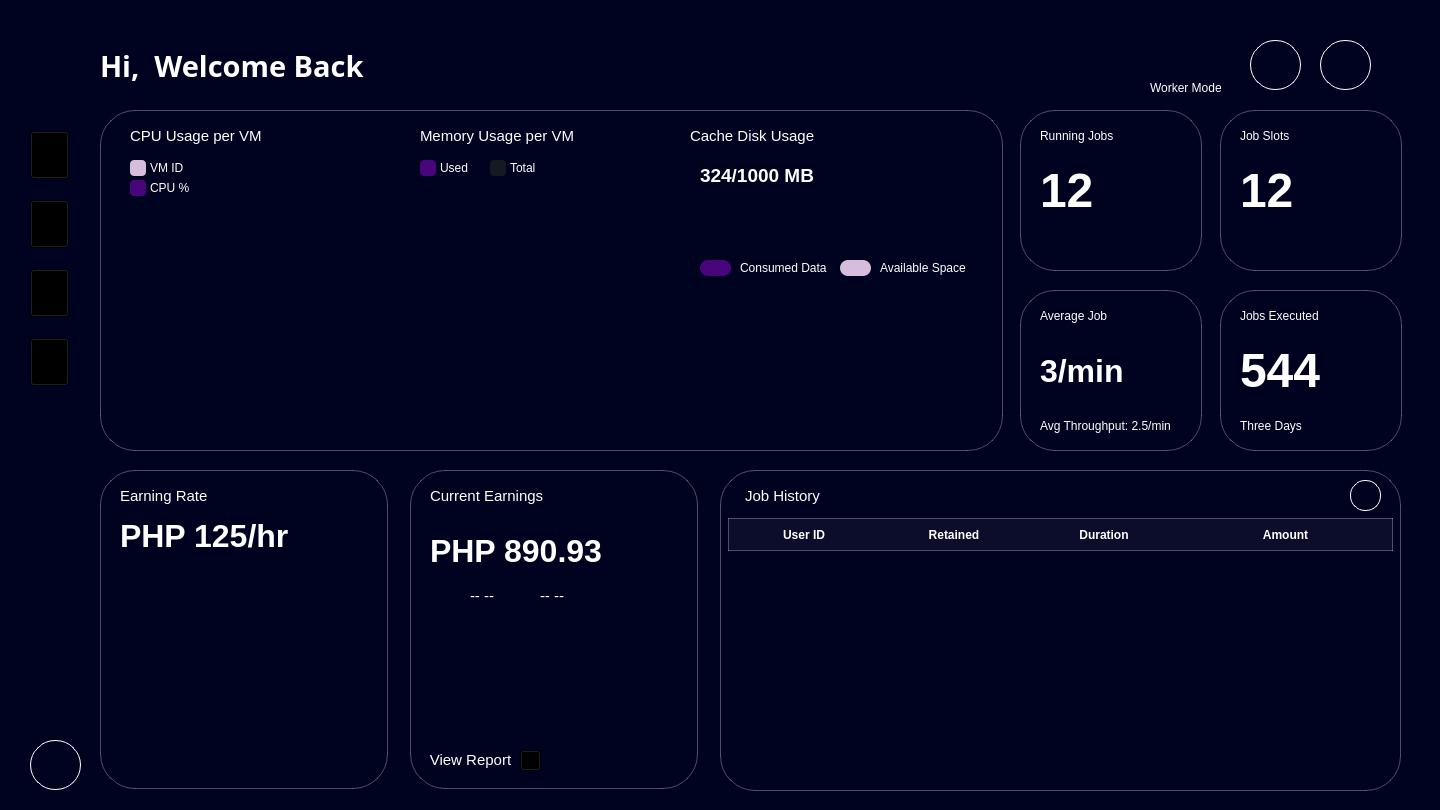
<?xml version="1.0" encoding="UTF-8"?>
<ui version="4.0">
 <class>dashboard_page</class>
 <widget class="QWidget" name="dashboard_page">
  <property name="geometry">
   <rect>
    <x>0</x>
    <y>0</y>
    <width>1440</width>
    <height>810</height>
   </rect>
  </property>
  <property name="minimumSize">
   <size>
    <width>1440</width>
    <height>810</height>
   </size>
  </property>
  <property name="maximumSize">
   <size>
    <width>1440</width>
    <height>810</height>
   </size>
  </property>
  <property name="windowTitle">
   <string>CrowdCloud</string>
   </property>
   <property name="styleSheet">
    <string notr="true">background-color: rgb(0, 3, 31);</string>
   </property>
   <widget class="QWidget" name="horizontalLayoutWidget">
    <property name="geometry">
     <rect>
      <x>0</x>
      <y>0</y>
      <width>2</width>
      <height>2</height>
     </rect>
    </property>
    <layout class="QHBoxLayout" name="horizontalLayout"/>
   </widget>
   <widget class="QLabel" name="logo">
    <property name="geometry">
     <rect>
      <x>30</x>
      <y>40</y>
      <width>52</width>
      <height>41</height>
     </rect>
    </property>
    <property name="autoFillBackground">
     <bool>false</bool>
    </property>
    <property name="styleSheet">
     <string notr="true">background: transparent;</string>
    </property>
    <property name="text">
     <string/>
    </property>
    <property name="pixmap">
     <pixmap>../../../../../../../Downloads/signup1logo.svg</pixmap>
    </property>
   </widget>
   <widget class="QLabel" name="welcome_label">
    <property name="geometry">
     <rect>
      <x>100</x>
      <y>50</y>
      <width>461</width>
      <height>31</height>
     </rect>
    </property>
    <property name="font">
     <font>
      <family>Century Gothic</family>
      <pointsize>22</pointsize>
      <weight>75</weight>
      <bold>true</bold>
     </font>
    </property>
    <property name="styleSheet">
     <string notr="true">background: transparent;
color: white;

</string>
    </property>
    <property name="text">
     <string>Hi,  Welcome Back</string>
    </property>
   </widget>
   <widget class="QLabel" name="cpu_usage">
    <property name="geometry">
     <rect>
      <x>130</x>
      <y>120</y>
      <width>141</width>
      <height>31</height>
     </rect>
    </property>
    <property name="font">
     <font>
      <family>Segoe UI</family>
      <pointsize>11</pointsize>
      <weight>50</weight>
      <bold>false</bold>
     </font>
    </property>
    <property name="styleSheet">
     <string notr="true">color: white;
background: transparent;
</string>
    </property>
    <property name="text">
     <string>CPU Usage per VM</string>
    </property>
   </widget>
   <widget class="QLabel" name="usage_con">
    <property name="geometry">
     <rect>
      <x>100</x>
      <y>110</y>
      <width>903</width>
      <height>341</height>
     </rect>
    </property>
    <property name="styleSheet">
     <string notr="true">QLabel {
	background: transparent;
    border: 1px solid rgba(255, 255, 255, 0.3);
    border-radius: 35px;
    padding: 8px;
    color: white;
    font-family: &quot;Segoe UI&quot;;
    font-size: 13px;
}

QLabel:focus {
    border: 1px solid #7D5FFF;
    box-shadow: 0px 0px 8px #7D5FFF;
}
</string>
    </property>
    <property name="text">
     <string/>
    </property>
   </widget>
   <widget class="QWidget" name="verticalLayoutWidget">
    <property name="geometry">
     <rect>
      <x>30</x>
      <y>110</y>
      <width>43</width>
      <height>301</height>
     </rect>
    </property>
    <layout class="QVBoxLayout" name="verticalLayout">
     <property name="spacing">
      <number>0</number>
     </property>
     <item>
      <widget class="QToolButton" name="dash_bt">
       <property name="sizePolicy">
        <sizepolicy hsizetype="Fixed" vsizetype="Fixed">
         <horstretch>15</horstretch>
         <verstretch>15</verstretch>
        </sizepolicy>
       </property>
       <property name="styleSheet">
        <string notr="true">background: transparent;</string>
       </property>
       <property name="text">
        <string/>
       </property>
       <property name="icon">
        <iconset>
         <normaloff>../../../../../Downloads/dashboard.png</normaloff>../../../../../Downloads/dashboard.png</iconset>
       </property>
       <property name="iconSize">
        <size>
         <width>31</width>
         <height>41</height>
        </size>
       </property>
      </widget>
     </item>
     <item>
      <widget class="QToolButton" name="sys_bt">
       <property name="sizePolicy">
        <sizepolicy hsizetype="Fixed" vsizetype="Fixed">
         <horstretch>15</horstretch>
         <verstretch>15</verstretch>
        </sizepolicy>
       </property>
       <property name="styleSheet">
        <string notr="true">background: transparent;</string>
       </property>
       <property name="text">
        <string/>
       </property>
       <property name="icon">
        <iconset>
         <normaloff>../../../../../Downloads/system.png</normaloff>../../../../../Downloads/system.png</iconset>
       </property>
       <property name="iconSize">
        <size>
         <width>31</width>
         <height>41</height>
        </size>
       </property>
      </widget>
     </item>
     <item>
      <widget class="QToolButton" name="job_bt">
       <property name="sizePolicy">
        <sizepolicy hsizetype="Fixed" vsizetype="Fixed">
         <horstretch>15</horstretch>
         <verstretch>15</verstretch>
        </sizepolicy>
       </property>
       <property name="styleSheet">
        <string notr="true">background: transparent;</string>
       </property>
       <property name="text">
        <string/>
       </property>
       <property name="icon">
        <iconset>
         <normaloff>../../../../../Downloads/jobs.png</normaloff>../../../../../Downloads/jobs.png</iconset>
       </property>
       <property name="iconSize">
        <size>
         <width>31</width>
         <height>41</height>
        </size>
       </property>
      </widget>
     </item>
     <item>
      <widget class="QToolButton" name="earning_bt">
       <property name="sizePolicy">
        <sizepolicy hsizetype="Fixed" vsizetype="Fixed">
         <horstretch>15</horstretch>
         <verstretch>15</verstretch>
        </sizepolicy>
       </property>
       <property name="styleSheet">
        <string notr="true">background: transparent;</string>
       </property>
       <property name="text">
        <string/>
       </property>
       <property name="icon">
        <iconset>
         <normaloff>../../../../../Downloads/earnings.png</normaloff>../../../../../Downloads/earnings.png</iconset>
       </property>
       <property name="iconSize">
        <size>
         <width>31</width>
         <height>41</height>
        </size>
       </property>
      </widget>
     </item>
    </layout>
   </widget>
   <widget class="QToolButton" name="settings_bt">
    <property name="geometry">
     <rect>
      <x>30</x>
      <y>740</y>
      <width>51</width>
      <height>50</height>
     </rect>
    </property>
    <property name="sizePolicy">
     <sizepolicy hsizetype="Fixed" vsizetype="Fixed">
      <horstretch>15</horstretch>
      <verstretch>15</verstretch>
     </sizepolicy>
    </property>
    <property name="styleSheet">
     <string notr="true">QToolButton {
    background: transparent;       /* no fill */
    color: white;                  /* icon/text color */
    border: 1px solid #ffffff;     /* white border */
    border-radius: 25px;           /* make it round (half of width/height) */
    padding: 3px;                  /* space inside */
}
</string>
    </property>
    <property name="text">
     <string/>
    </property>
    <property name="icon">
     <iconset>
      <normaloff>../../../../../Downloads/settings.png</normaloff>../../../../../Downloads/settings.png</iconset>
    </property>
    <property name="iconSize">
     <size>
      <width>35</width>
      <height>35</height>
     </size>
    </property>
   </widget>
   <widget class="QLabel" name="rate_con">
    <property name="geometry">
     <rect>
      <x>100</x>
      <y>470</y>
      <width>288</width>
      <height>319</height>
     </rect>
    </property>
    <property name="styleSheet">
     <string notr="true">QLabel {
	background: transparent;
    border: 1px solid rgba(255, 255, 255, 0.3);
    border-radius: 35px;
    padding: 8px;
    color: white;
    font-family: &quot;Segoe UI&quot;;
    font-size: 13px;
}

QLabel:focus {
    border: 1px solid #7D5FFF;
    box-shadow: 0px 0px 8px #7D5FFF;
}
</string>
    </property>
    <property name="text">
     <string/>
    </property>
   </widget>
   <widget class="QLabel" name="current_con">
    <property name="geometry">
     <rect>
      <x>410</x>
      <y>470</y>
      <width>288</width>
      <height>319</height>
     </rect>
    </property>
    <property name="styleSheet">
     <string notr="true">QLabel {
	background: transparent;
    border: 1px solid rgba(255, 255, 255, 0.3);
    border-radius: 35px;
    padding: 8px;
    color: white;
    font-family: &quot;Segoe UI&quot;;
    font-size: 13px;
}

QLabel:focus {
    border: 1px solid #7D5FFF;
    box-shadow: 0px 0px 8px #7D5FFF;
}
</string>
    </property>
    <property name="text">
     <string/>
    </property>
   </widget>
   <widget class="QLabel" name="run_con">
    <property name="geometry">
     <rect>
      <x>1020</x>
      <y>110</y>
      <width>182</width>
      <height>161</height>
     </rect>
    </property>
    <property name="styleSheet">
     <string notr="true">QLabel {
	background: transparent;
    border: 1px solid rgba(255, 255, 255, 0.3);
    border-radius: 35px;
    padding: 8px;
    color: white;
    font-family: &quot;Segoe UI&quot;;
    font-size: 13px;
}

QLabel:focus {
    border: 1px solid #7D5FFF;
    box-shadow: 0px 0px 8px #7D5FFF;
}
</string>
    </property>
    <property name="text">
     <string/>
    </property>
   </widget>
   <widget class="QLabel" name="avg_con">
    <property name="geometry">
     <rect>
      <x>1020</x>
      <y>290</y>
      <width>182</width>
      <height>161</height>
     </rect>
    </property>
    <property name="styleSheet">
     <string notr="true">QLabel {
	background: transparent;
    border: 1px solid rgba(255, 255, 255, 0.3);
    border-radius: 35px;
    padding: 8px;
    color: white;
    font-family: &quot;Segoe UI&quot;;
    font-size: 13px;
}

QLabel:focus {
    border: 1px solid #7D5FFF;
    box-shadow: 0px 0px 8px #7D5FFF;
}
</string>
    </property>
    <property name="text">
     <string/>
    </property>
   </widget>
   <widget class="QLabel" name="exe_con">
    <property name="geometry">
     <rect>
      <x>1220</x>
      <y>290</y>
      <width>182</width>
      <height>161</height>
     </rect>
    </property>
    <property name="styleSheet">
     <string notr="true">QLabel {
	background: transparent;
    border: 1px solid rgba(255, 255, 255, 0.3);
    border-radius: 35px;
    padding: 8px;
    color: white;
    font-family: &quot;Segoe UI&quot;;
    font-size: 13px;
}

QLabel:focus {
    border: 1px solid #7D5FFF;
    box-shadow: 0px 0px 8px #7D5FFF;
}
</string>
    </property>
    <property name="text">
     <string/>
    </property>
   </widget>
   <widget class="QLabel" name="slots_con">
    <property name="geometry">
     <rect>
      <x>1220</x>
      <y>110</y>
      <width>182</width>
      <height>161</height>
     </rect>
    </property>
    <property name="styleSheet">
     <string notr="true">QLabel {
	background: transparent;
    border: 1px solid rgba(255, 255, 255, 0.3);
    border-radius: 35px;
    padding: 8px;
    color: white;
    font-family: &quot;Segoe UI&quot;;
    font-size: 13px;
}

QLabel:focus {
    border: 1px solid #7D5FFF;
    box-shadow: 0px 0px 8px #7D5FFF;
}
</string>
    </property>
    <property name="text">
     <string/>
    </property>
   </widget>
   <widget class="QLabel" name="memory_usage">
    <property name="geometry">
     <rect>
      <x>420</x>
      <y>120</y>
      <width>171</width>
      <height>31</height>
     </rect>
    </property>
    <property name="font">
     <font>
      <family>Segoe UI</family>
      <pointsize>11</pointsize>
      <weight>50</weight>
      <bold>false</bold>
     </font>
    </property>
    <property name="styleSheet">
     <string notr="true">color: white;
background: transparent;
</string>
    </property>
    <property name="text">
     <string>Memory Usage per VM</string>
    </property>
   </widget>
   <widget class="QLabel" name="cache_usage">
    <property name="geometry">
     <rect>
      <x>690</x>
      <y>120</y>
      <width>141</width>
      <height>31</height>
     </rect>
    </property>
    <property name="font">
     <font>
      <family>Segoe UI</family>
      <pointsize>11</pointsize>
      <weight>50</weight>
      <bold>false</bold>
     </font>
    </property>
    <property name="styleSheet">
     <string notr="true">color: white;
background: transparent;
</string>
    </property>
    <property name="text">
     <string>Cache Disk Usage</string>
    </property>
   </widget>
   <widget class="QLabel" name="earning_rate">
    <property name="geometry">
     <rect>
      <x>120</x>
      <y>480</y>
      <width>101</width>
      <height>31</height>
     </rect>
    </property>
    <property name="font">
     <font>
      <family>Segoe UI</family>
      <pointsize>11</pointsize>
      <weight>50</weight>
      <bold>false</bold>
     </font>
    </property>
    <property name="styleSheet">
     <string notr="true">color: white;
background: transparent;
</string>
    </property>
    <property name="text">
     <string>Earning Rate</string>
    </property>
   </widget>
   <widget class="QLabel" name="current_earnings">
    <property name="geometry">
     <rect>
      <x>430</x>
      <y>480</y>
      <width>141</width>
      <height>31</height>
     </rect>
    </property>
    <property name="font">
     <font>
      <family>Segoe UI</family>
      <pointsize>11</pointsize>
      <weight>50</weight>
      <bold>false</bold>
     </font>
    </property>
    <property name="styleSheet">
     <string notr="true">color: white;
background: transparent;
</string>
    </property>
    <property name="text">
     <string>Current Earnings</string>
    </property>
   </widget>
   <widget class="QLabel" name="avg_job">
    <property name="geometry">
     <rect>
      <x>1040</x>
      <y>300</y>
      <width>81</width>
      <height>31</height>
     </rect>
    </property>
    <property name="font">
     <font>
      <family>Segoe UI</family>
      <pointsize>9</pointsize>
      <weight>50</weight>
      <bold>false</bold>
     </font>
    </property>
    <property name="styleSheet">
     <string notr="true">color: white;
background-color: transparent;
</string>
    </property>
    <property name="text">
     <string>Average Job</string>
    </property>
   </widget>
   <widget class="QLabel" name="jobs_executed">
    <property name="geometry">
     <rect>
      <x>1240</x>
      <y>300</y>
      <width>81</width>
      <height>31</height>
     </rect>
    </property>
    <property name="font">
     <font>
      <family>Segoe UI</family>
      <pointsize>9</pointsize>
      <weight>50</weight>
      <bold>false</bold>
     </font>
    </property>
    <property name="styleSheet">
     <string notr="true">color: white;
background-color: transparent;
</string>
    </property>
    <property name="text">
     <string>Jobs Executed</string>
    </property>
   </widget>
   <widget class="QLabel" name="running_jobs">
    <property name="geometry">
     <rect>
      <x>1040</x>
      <y>120</y>
      <width>81</width>
      <height>31</height>
     </rect>
    </property>
    <property name="font">
     <font>
      <family>Segoe UI</family>
      <pointsize>9</pointsize>
      <weight>50</weight>
      <bold>false</bold>
     </font>
    </property>
    <property name="styleSheet">
     <string notr="true">color: white;
background-color: transparent;
</string>
    </property>
    <property name="text">
     <string>Running Jobs</string>
    </property>
   </widget>
   <widget class="QLabel" name="jobs_slots">
    <property name="geometry">
     <rect>
      <x>1240</x>
      <y>120</y>
      <width>51</width>
      <height>31</height>
     </rect>
    </property>
    <property name="font">
     <font>
      <family>Segoe UI</family>
      <pointsize>9</pointsize>
      <weight>50</weight>
      <bold>false</bold>
     </font>
    </property>
    <property name="styleSheet">
     <string notr="true">color: white;
background-color: transparent;
</string>
    </property>
    <property name="text">
     <string>Job Slots</string>
    </property>
   </widget>
   <widget class="QGraphicsView" name="rate_chart">
    <property name="geometry">
     <rect>
      <x>120</x>
      <y>570</y>
      <width>256</width>
      <height>192</height>
     </rect>
    </property>
    <property name="styleSheet">
     <string notr="true">background: transparent;</string>
    </property>
   </widget>
   <widget class="QWidget" name="cpu_chart" native="true">
    <property name="geometry">
     <rect>
      <x>150</x>
      <y>210</y>
      <width>191</width>
      <height>191</height>
     </rect>
    </property>
    <property name="styleSheet">
     <string notr="true">background: transparent;</string>
    </property>
   </widget>
   <widget class="QWidget" name="mem_chart" native="true">
    <property name="geometry">
     <rect>
      <x>440</x>
      <y>210</y>
      <width>191</width>
      <height>191</height>
     </rect>
    </property>
    <property name="styleSheet">
     <string notr="true">background: transparent;</string>
    </property>
   </widget>
   <widget class="QWidget" name="cache_chart" native="true">
    <property name="geometry">
     <rect>
      <x>700</x>
      <y>210</y>
      <width>251</width>
      <height>31</height>
     </rect>
    </property>
    <property name="styleSheet">
     <string notr="true">background: transparent;</string>
    </property>
   </widget>
   <widget class="QLabel" name="rjobs_label">
    <property name="geometry">
     <rect>
      <x>1040</x>
      <y>160</y>
      <width>61</width>
      <height>61</height>
     </rect>
    </property>
    <property name="font">
     <font>
      <family>Segoe UI</family>
      <pointsize>36</pointsize>
      <weight>75</weight>
      <bold>true</bold>
     </font>
    </property>
    <property name="styleSheet">
     <string notr="true">color: white;
background-color: transparent;
</string>
    </property>
    <property name="text">
     <string>12</string>
    </property>
   </widget>
   <widget class="QLabel" name="jslots_label">
    <property name="geometry">
     <rect>
      <x>1240</x>
      <y>160</y>
      <width>61</width>
      <height>61</height>
     </rect>
    </property>
    <property name="font">
     <font>
      <family>Segoe UI</family>
      <pointsize>36</pointsize>
      <weight>75</weight>
      <bold>true</bold>
     </font>
    </property>
    <property name="styleSheet">
     <string notr="true">color: white;
background-color: transparent;
</string>
    </property>
    <property name="text">
     <string>12</string>
    </property>
   </widget>
   <widget class="QLabel" name="jexe_label">
    <property name="geometry">
     <rect>
      <x>1240</x>
      <y>340</y>
      <width>101</width>
      <height>61</height>
     </rect>
    </property>
    <property name="font">
     <font>
      <family>Segoe UI</family>
      <pointsize>36</pointsize>
      <weight>75</weight>
      <bold>true</bold>
     </font>
    </property>
    <property name="styleSheet">
     <string notr="true">color: white;
background-color: transparent;
</string>
    </property>
    <property name="text">
     <string>544</string>
    </property>
   </widget>
   <widget class="QLabel" name="ajob_label">
    <property name="geometry">
     <rect>
      <x>1040</x>
      <y>340</y>
      <width>141</width>
      <height>61</height>
     </rect>
    </property>
    <property name="font">
     <font>
      <family>Segoe UI</family>
      <pointsize>24</pointsize>
      <weight>75</weight>
      <bold>true</bold>
     </font>
    </property>
    <property name="styleSheet">
     <string notr="true">color: white;
background-color: transparent;
</string>
    </property>
    <property name="text">
     <string>3/min</string>
    </property>
   </widget>
   <widget class="QLabel" name="avgtp_label">
    <property name="geometry">
     <rect>
      <x>1040</x>
      <y>410</y>
      <width>141</width>
      <height>31</height>
     </rect>
    </property>
    <property name="font">
     <font>
      <family>Segoe UI</family>
      <pointsize>9</pointsize>
      <weight>50</weight>
      <bold>false</bold>
     </font>
    </property>
    <property name="styleSheet">
     <string notr="true">color: white;
background-color: transparent;
</string>
    </property>
    <property name="text">
     <string>Avg Throughput: 2.5/min</string>
    </property>
   </widget>
   <widget class="QLabel" name="exet_label">
    <property name="geometry">
     <rect>
      <x>1240</x>
      <y>410</y>
      <width>81</width>
      <height>31</height>
     </rect>
    </property>
    <property name="font">
     <font>
      <family>Segoe UI</family>
      <pointsize>9</pointsize>
      <weight>50</weight>
      <bold>false</bold>
     </font>
    </property>
    <property name="styleSheet">
     <string notr="true">color: white;
background-color: transparent;
</string>
    </property>
    <property name="text">
     <string>Three Days</string>
    </property>
   </widget>
   <widget class="QLabel" name="current_label">
    <property name="geometry">
     <rect>
      <x>430</x>
      <y>520</y>
      <width>171</width>
      <height>61</height>
     </rect>
    </property>
    <property name="font">
     <font>
      <family>Segoe UI</family>
      <pointsize>24</pointsize>
      <weight>75</weight>
      <bold>true</bold>
     </font>
    </property>
    <property name="styleSheet">
     <string notr="true">color: white;
background: transparent;
</string>
    </property>
    <property name="text">
     <string>PHP 890.93</string>
    </property>
   </widget>
   <widget class="QToolButton" name="prof_button">
    <property name="geometry">
     <rect>
      <x>1320</x>
      <y>40</y>
      <width>51</width>
      <height>50</height>
     </rect>
    </property>
    <property name="sizePolicy">
     <sizepolicy hsizetype="Fixed" vsizetype="Fixed">
      <horstretch>15</horstretch>
      <verstretch>15</verstretch>
     </sizepolicy>
    </property>
    <property name="styleSheet">
     <string notr="true">QToolButton {
    background: transparent;       /* no fill */
    color: white;                  /* icon/text color */
    border: 1px solid #ffffff;     /* white border */
    border-radius: 25px;           /* make it round (half of width/height) */
    padding: 3px;                  /* space inside */
}
</string>
    </property>
    <property name="text">
     <string/>
    </property>
    <property name="icon">
     <iconset>
      <normaloff>../../../../../Downloads/Profile.png</normaloff>../../../../../Downloads/Profile.png</iconset>
    </property>
    <property name="iconSize">
     <size>
      <width>35</width>
      <height>35</height>
     </size>
    </property>
   </widget>
   <widget class="QToolButton" name="notif_button">
    <property name="geometry">
     <rect>
      <x>1250</x>
      <y>40</y>
      <width>51</width>
      <height>50</height>
     </rect>
    </property>
    <property name="sizePolicy">
     <sizepolicy hsizetype="Fixed" vsizetype="Fixed">
      <horstretch>15</horstretch>
      <verstretch>15</verstretch>
     </sizepolicy>
    </property>
    <property name="styleSheet">
     <string notr="true">QToolButton {
    background: transparent;       /* no fill */
    color: white;                  /* icon/text color */
    border: 1px solid #ffffff;     /* white border */
    border-radius: 25px;           /* make it round (half of width/height) */
    padding: 3px;                  /* space inside */
}
</string>
    </property>
    <property name="text">
     <string/>
    </property>
    <property name="icon">
     <iconset>
      <normaloff>../../../../../Downloads/CC Desktop UI (14)/Login/Communication/Notification.png</normaloff>../../../../../Downloads/CC Desktop UI (14)/Login/Communication/Notification.png</iconset>
    </property>
    <property name="iconSize">
     <size>
      <width>35</width>
      <height>35</height>
     </size>
    </property>
   </widget>
   <widget class="QLabel" name="inc_label">
    <property name="geometry">
     <rect>
      <x>470</x>
      <y>580</y>
      <width>31</width>
      <height>31</height>
     </rect>
    </property>
    <property name="font">
     <font>
      <family>Segoe UI</family>
      <pointsize>11</pointsize>
      <weight>50</weight>
      <bold>false</bold>
     </font>
    </property>
    <property name="styleSheet">
     <string notr="true">color: white;
background: transparent;
</string>
    </property>
    <property name="text">
     <string>-- --</string>
    </property>
   </widget>
   <widget class="QWidget" name="inc_wid" native="true">
    <property name="geometry">
     <rect>
      <x>440</x>
      <y>590</y>
      <width>21</width>
      <height>21</height>
     </rect>
    </property>
    <property name="styleSheet">
     <string notr="true">background: transparent;</string>
    </property>
   </widget>
   <widget class="QLabel" name="currentp_label">
    <property name="geometry">
     <rect>
      <x>540</x>
      <y>580</y>
      <width>61</width>
      <height>31</height>
     </rect>
    </property>
    <property name="font">
     <font>
      <family>Segoe UI</family>
      <pointsize>11</pointsize>
      <weight>50</weight>
      <bold>false</bold>
     </font>
    </property>
    <property name="styleSheet">
     <string notr="true">color: white;
background: transparent;
</string>
    </property>
    <property name="text">
     <string>-- --</string>
    </property>
   </widget>
   <widget class="QLabel" name="rate_label">
    <property name="geometry">
     <rect>
      <x>120</x>
      <y>520</y>
      <width>201</width>
      <height>31</height>
     </rect>
    </property>
    <property name="font">
     <font>
      <family>Segoe UI</family>
      <pointsize>24</pointsize>
      <weight>75</weight>
      <bold>true</bold>
     </font>
    </property>
    <property name="styleSheet">
     <string notr="true">color: white;
background: transparent;
</string>
    </property>
    <property name="text">
     <string>PHP 125/hr</string>
    </property>
   </widget>
   <widget class="QWidget" name="hist_con" native="true">
    <property name="geometry">
     <rect>
      <x>720</x>
      <y>470</y>
      <width>681</width>
      <height>321</height>
     </rect>
    </property>
    <property name="styleSheet">
     <string notr="true">background: transparent;
border: 1px solid rgba(255, 255, 255, 0.3);
border-radius: 35px;
</string>
    </property>
    <widget class="QTableWidget" name="hist_table">
     <property name="geometry">
      <rect>
       <x>0</x>
       <y>40</y>
       <width>681</width>
       <height>281</height>
      </rect>
     </property>
     <property name="styleSheet">
      <string notr="true">QTableWidget {
    background: transparent; /* translucent background */
    border: transparent;
    border-radius: 35px;   /* smaller radius looks cleaner for tables */
    padding: 8px;
    color: white;
    font-family: &quot;Segoe UI&quot;;
    font-size: 13px;
    gridline-color: rgba(255,255,255,0.2);  /* faint gridlines */
    selection-background-color: rgba(125, 95, 255, 0.4); /* selected row */
}

QTableWidget:focus {
    border: 1px solid #7D5FFF;
    box-shadow: 0px 0px 8px #7D5FFF;
}

QHeaderView::section {
    background-color: rgba(20,20,50,0.6); 
    color: white;
    border: none;
    padding: 6px;
    font-weight: bold;
}
</string>
     </property>
     <attribute name="horizontalHeaderDefaultSectionSize">
      <number>150</number>
     </attribute>
     <attribute name="horizontalHeaderStretchLastSection">
      <bool>true</bool>
     </attribute>
     <column>
      <property name="text">
       <string>User ID</string>
      </property>
      <property name="font">
       <font>
        <family>Century Gothic</family>
       </font>
      </property>
     </column>
     <column>
      <property name="text">
       <string>Retained</string>
      </property>
     </column>
     <column>
      <property name="text">
       <string>Duration</string>
      </property>
     </column>
     <column>
      <property name="text">
       <string>Amount</string>
      </property>
     </column>
    </widget>
    <widget class="QLabel" name="job_history">
     <property name="geometry">
      <rect>
       <x>20</x>
       <y>10</y>
       <width>141</width>
       <height>31</height>
      </rect>
     </property>
     <property name="font">
      <font>
       <family>Segoe UI</family>
       <pointsize>11</pointsize>
       <weight>50</weight>
       <bold>false</bold>
      </font>
     </property>
     <property name="styleSheet">
      <string notr="true">color: white;
border-color: transparent;</string>
     </property>
     <property name="text">
      <string>Job History</string>
     </property>
    </widget>
    <widget class="QToolButton" name="refresh_bt">
     <property name="geometry">
      <rect>
       <x>630</x>
       <y>10</y>
       <width>31</width>
       <height>31</height>
      </rect>
     </property>
     <property name="sizePolicy">
      <sizepolicy hsizetype="Fixed" vsizetype="Fixed">
       <horstretch>15</horstretch>
       <verstretch>15</verstretch>
      </sizepolicy>
     </property>
     <property name="styleSheet">
      <string notr="true">QToolButton {
    background: transparent;       /* no fill */
    color: white;                  /* icon/text color */
    border: 1px solid #ffffff;     /* white border */
    border-radius: 15px;           /* make it round (half of width/height) */
    padding: 3px;                  /* space inside */
}
</string>
     </property>
     <property name="text">
      <string/>
     </property>
     <property name="icon">
      <iconset>
       <normaloff>../../../../../Downloads/refresh.png</normaloff>../../../../../Downloads/refresh.png</iconset>
     </property>
     <property name="iconSize">
      <size>
       <width>35</width>
       <height>35</height>
      </size>
     </property>
    </widget>
   </widget>
   <widget class="QWidget" name="toggle_switch" native="true">
    <property name="geometry">
     <rect>
      <x>1140</x>
      <y>50</y>
      <width>91</width>
      <height>21</height>
     </rect>
    </property>
    <property name="styleSheet">
     <string notr="true">background: transparent;</string>
    </property>
   </widget>
   <widget class="QLabel" name="workerM_label">
    <property name="geometry">
     <rect>
      <x>1150</x>
      <y>80</y>
      <width>81</width>
      <height>16</height>
     </rect>
    </property>
    <property name="font">
     <font>
      <family>Segoe UI</family>
      <pointsize>9</pointsize>
      <weight>50</weight>
      <bold>false</bold>
     </font>
    </property>
    <property name="styleSheet">
     <string notr="true">color: white;
background: transparent;
</string>
    </property>
    <property name="text">
     <string>Worker Mode</string>
    </property>
   </widget>
   <widget class="QWidget" name="widget_7" native="true">
    <property name="geometry">
     <rect>
      <x>130</x>
      <y>160</y>
      <width>16</width>
      <height>16</height>
     </rect>
    </property>
    <property name="styleSheet">
     <string notr="true">border-radius: 4px;
background-color: #D6BDDC;</string>
    </property>
   </widget>
   <widget class="QWidget" name="widget_8" native="true">
    <property name="geometry">
     <rect>
      <x>130</x>
      <y>180</y>
      <width>16</width>
      <height>16</height>
     </rect>
    </property>
    <property name="styleSheet">
     <string notr="true">border-radius: 4px;
background-color: #49067C;</string>
    </property>
   </widget>
   <widget class="QWidget" name="widget_9" native="true">
    <property name="geometry">
     <rect>
      <x>420</x>
      <y>160</y>
      <width>16</width>
      <height>16</height>
     </rect>
    </property>
    <property name="styleSheet">
     <string notr="true">border-radius: 4px;
background-color: #49067C;</string>
    </property>
   </widget>
   <widget class="QWidget" name="widget_10" native="true">
    <property name="geometry">
     <rect>
      <x>490</x>
      <y>160</y>
      <width>16</width>
      <height>16</height>
     </rect>
    </property>
    <property name="styleSheet">
     <string notr="true">border-radius: 4px;
background-color: #151A20;</string>
    </property>
   </widget>
   <widget class="QWidget" name="widget_11" native="true">
    <property name="geometry">
     <rect>
      <x>700</x>
      <y>260</y>
      <width>31</width>
      <height>16</height>
     </rect>
    </property>
    <property name="styleSheet">
     <string notr="true">border-radius: 8px;
background-color: #49067C;</string>
    </property>
   </widget>
   <widget class="QWidget" name="widget_12" native="true">
    <property name="geometry">
     <rect>
      <x>840</x>
      <y>260</y>
      <width>31</width>
      <height>16</height>
     </rect>
    </property>
    <property name="styleSheet">
     <string notr="true">border-radius: 8px;
background-color: #D6BDDC;</string>
    </property>
   </widget>
   <widget class="QLabel" name="consumed_data">
    <property name="geometry">
     <rect>
      <x>740</x>
      <y>260</y>
      <width>91</width>
      <height>16</height>
     </rect>
    </property>
    <property name="font">
     <font>
      <family>Segoe UI</family>
      <pointsize>9</pointsize>
      <weight>50</weight>
      <bold>false</bold>
     </font>
    </property>
    <property name="styleSheet">
     <string notr="true">color: white;
background: transparent;
</string>
    </property>
    <property name="text">
     <string>Consumed Data</string>
    </property>
   </widget>
   <widget class="QLabel" name="avail_space">
    <property name="geometry">
     <rect>
      <x>880</x>
      <y>260</y>
      <width>91</width>
      <height>16</height>
     </rect>
    </property>
    <property name="font">
     <font>
      <family>Segoe UI</family>
      <pointsize>9</pointsize>
      <weight>50</weight>
      <bold>false</bold>
     </font>
    </property>
    <property name="styleSheet">
     <string notr="true">color: white;
background: transparent;
</string>
    </property>
    <property name="text">
     <string>Available Space</string>
    </property>
   </widget>
   <widget class="QLabel" name="memo_used">
    <property name="geometry">
     <rect>
      <x>440</x>
      <y>160</y>
      <width>31</width>
      <height>16</height>
     </rect>
    </property>
    <property name="font">
     <font>
      <family>Segoe UI</family>
      <pointsize>9</pointsize>
      <weight>50</weight>
      <bold>false</bold>
     </font>
    </property>
    <property name="styleSheet">
     <string notr="true">color: white;
background: transparent;
</string>
    </property>
    <property name="text">
     <string>Used</string>
    </property>
   </widget>
   <widget class="QLabel" name="memo_total">
    <property name="geometry">
     <rect>
      <x>510</x>
      <y>160</y>
      <width>31</width>
      <height>16</height>
     </rect>
    </property>
    <property name="font">
     <font>
      <family>Segoe UI</family>
      <pointsize>9</pointsize>
      <weight>50</weight>
      <bold>false</bold>
     </font>
    </property>
    <property name="styleSheet">
     <string notr="true">color: white;
backgroundr: transparent;
</string>
    </property>
    <property name="text">
     <string>Total</string>
    </property>
   </widget>
   <widget class="QLabel" name="vm_id">
    <property name="geometry">
     <rect>
      <x>150</x>
      <y>160</y>
      <width>91</width>
      <height>16</height>
     </rect>
    </property>
    <property name="font">
     <font>
      <family>Segoe UI</family>
      <pointsize>9</pointsize>
      <weight>50</weight>
      <bold>false</bold>
     </font>
    </property>
    <property name="styleSheet">
     <string notr="true">color: white;
background: transparent;
</string>
    </property>
    <property name="text">
     <string>VM ID</string>
    </property>
   </widget>
   <widget class="QLabel" name="cpu_perce">
    <property name="geometry">
     <rect>
      <x>150</x>
      <y>180</y>
      <width>91</width>
      <height>16</height>
     </rect>
    </property>
    <property name="font">
     <font>
      <family>Segoe UI</family>
      <pointsize>9</pointsize>
      <weight>50</weight>
      <bold>false</bold>
     </font>
    </property>
    <property name="styleSheet">
     <string notr="true">color: white;
background: transparent;
</string>
    </property>
    <property name="text">
     <string>CPU %</string>
    </property>
   </widget>
   <widget class="QLabel" name="diskusage_label">
    <property name="geometry">
     <rect>
      <x>700</x>
      <y>160</y>
      <width>211</width>
      <height>31</height>
     </rect>
    </property>
    <property name="font">
     <font>
      <family>Segoe UI</family>
      <pointsize>14</pointsize>
      <weight>75</weight>
      <bold>true</bold>
     </font>
    </property>
    <property name="styleSheet">
     <string notr="true">color: white;
background: transparent;
</string>
    </property>
    <property name="text">
     <string>324/1000 MB</string>
    </property>
   </widget>
   <widget class="QPushButton" name="report_bt">
    <property name="geometry">
     <rect>
      <x>420</x>
      <y>750</y>
      <width>101</width>
      <height>20</height>
     </rect>
    </property>
    <property name="font">
     <font>
      <family>Segoe UI</family>
      <pointsize>11</pointsize>
     </font>
    </property>
    <property name="styleSheet">
     <string notr="true">QPushButton {
    background: transparent;
    border: none;
    color: #FFFFFF;  /* purple link color */
}
QPushButton:hover {
    color: #5B3ECC;
    cursor: pointer;
}
</string>
    </property>
    <property name="text">
     <string>View Report</string>
    </property>
   </widget>
   <widget class="QToolButton" name="report_bt2">
    <property name="geometry">
     <rect>
      <x>520</x>
      <y>750</y>
      <width>21</width>
      <height>21</height>
     </rect>
    </property>
    <property name="sizePolicy">
     <sizepolicy hsizetype="Fixed" vsizetype="Fixed">
      <horstretch>15</horstretch>
      <verstretch>15</verstretch>
     </sizepolicy>
    </property>
    <property name="styleSheet">
     <string notr="true">background: transparent;</string>
    </property>
    <property name="text">
     <string/>
    </property>
    <property name="icon">
     <iconset>
      <normaloff>../../../../../Downloads/Arrow_Right_LG.png</normaloff>../../../../../Downloads/Arrow_Right_LG.png</iconset>
    </property>
    <property name="iconSize">
     <size>
      <width>31</width>
      <height>41</height>
     </size>
    </property>
   </widget>
   <zorder>hist_con</zorder>
   <zorder>usage_con</zorder>
   <zorder>horizontalLayoutWidget</zorder>
   <zorder>logo</zorder>
   <zorder>welcome_label</zorder>
   <zorder>cpu_usage</zorder>
   <zorder>verticalLayoutWidget</zorder>
   <zorder>settings_bt</zorder>
   <zorder>rate_con</zorder>
   <zorder>current_con</zorder>
   <zorder>run_con</zorder>
   <zorder>avg_con</zorder>
   <zorder>exe_con</zorder>
   <zorder>slots_con</zorder>
   <zorder>memory_usage</zorder>
   <zorder>cache_usage</zorder>
   <zorder>earning_rate</zorder>
   <zorder>current_earnings</zorder>
   <zorder>avg_job</zorder>
   <zorder>jobs_executed</zorder>
   <zorder>running_jobs</zorder>
   <zorder>jobs_slots</zorder>
   <zorder>rate_chart</zorder>
   <zorder>cpu_chart</zorder>
   <zorder>mem_chart</zorder>
   <zorder>cache_chart</zorder>
   <zorder>rjobs_label</zorder>
   <zorder>jslots_label</zorder>
   <zorder>jexe_label</zorder>
   <zorder>ajob_label</zorder>
   <zorder>avgtp_label</zorder>
   <zorder>exet_label</zorder>
   <zorder>current_label</zorder>
   <zorder>prof_button</zorder>
   <zorder>notif_button</zorder>
   <zorder>inc_label</zorder>
   <zorder>inc_wid</zorder>
   <zorder>currentp_label</zorder>
   <zorder>rate_label</zorder>
   <zorder>toggle_switch</zorder>
   <zorder>workerM_label</zorder>
   <zorder>widget_7</zorder>
   <zorder>widget_8</zorder>
   <zorder>widget_9</zorder>
   <zorder>widget_10</zorder>
   <zorder>widget_11</zorder>
   <zorder>widget_12</zorder>
   <zorder>consumed_data</zorder>
   <zorder>avail_space</zorder>
   <zorder>memo_used</zorder>
   <zorder>memo_total</zorder>
   <zorder>vm_id</zorder>
   <zorder>cpu_perce</zorder>
   <zorder>diskusage_label</zorder>
   <zorder>report_bt</zorder>
   <zorder>report_bt2</zorder>
  </widget>
 <resources/>
 <connections/>
</ui>
